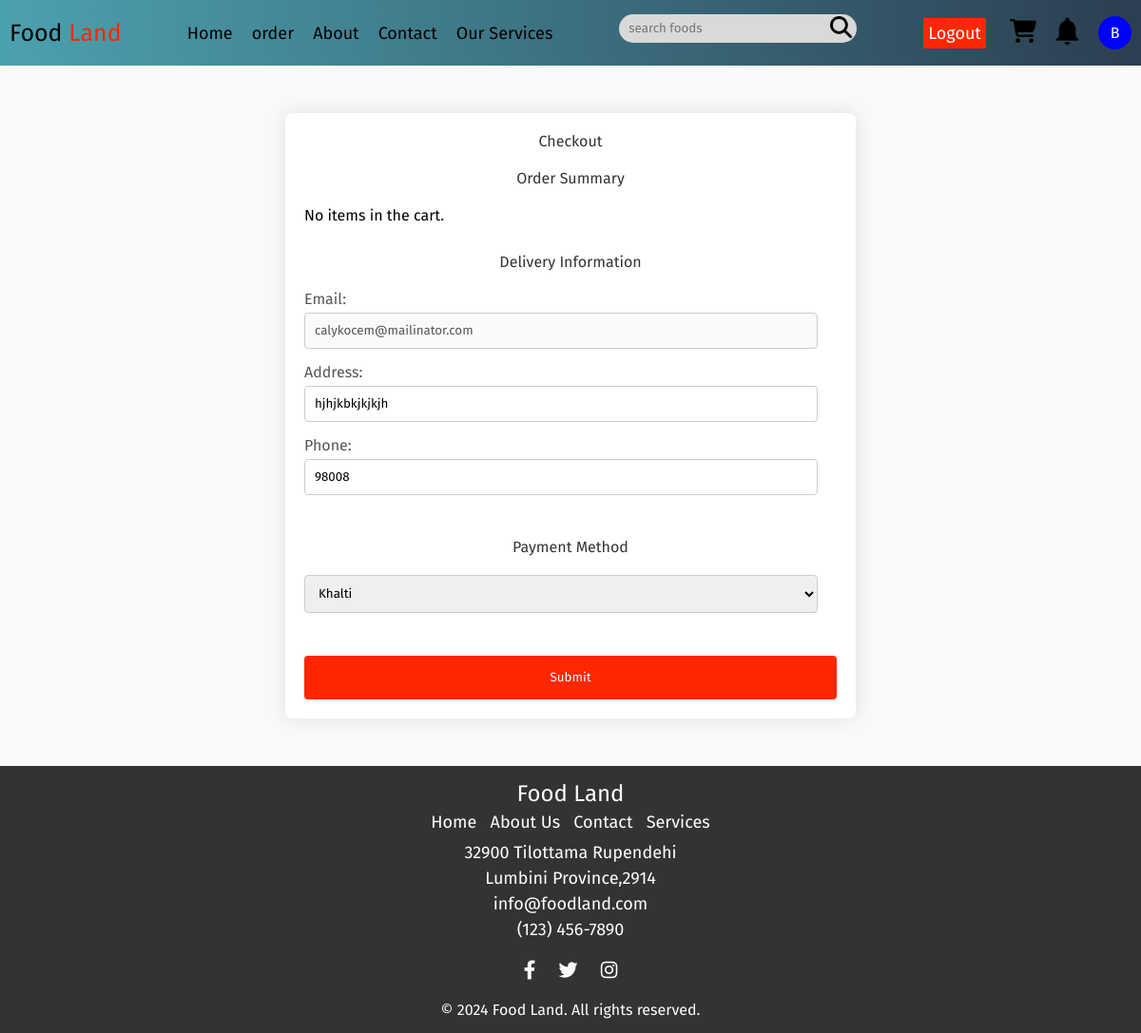
/services/checkOutOrders.php (signed in), run on the app's committed database.
### tables this page shows
CREATE TABLE `users` (
  `id` varchar(100) NOT NULL DEFAULT uuid(),
  `name` varchar(20) NOT NULL,
  `email` varchar(50) NOT NULL,
  `number` varchar(10) NOT NULL,
  `password` varchar(255) NOT NULL,
  `address` varchar(500) NOT NULL,
  `gender` varchar(10) DEFAULT NULL,
  `verified` tinyint(1) DEFAULT NULL,
  `dob` date DEFAULT NULL,
  `otp` int(11) DEFAULT NULL
);

### services/checkOutOrders.php (the view, shortened to what this page needs)
<?php
include('../components/fetchdata.php');
$error = [];
$sql = "SELECT * FROM users WHERE id='$userId'";
$checkquery = mysqli_query($conn, $sql);
if (mysqli_num_rows($checkquery) > 0) {
    $fetch_user = mysqli_fetch_assoc($checkquery);
    $email = $fetch_user['email'];
    if (empty($fetch_user['number']) || empty($fetch_user['address']) || empty($fetch_user['gender']) || empty($fetch_user['dob'])) {
        $error[] = 'Please update your profile';
    } else {
        $number = $fetch_user['number'];
        $address = $fetch_user['address'];
    }
} else {
    $error[] = 'Error fetching user data';
}
?>
<!DOCTYPE html>
<html lang="en">
<head>
</head>
<body>
    <?php include ('../components/navbar.php');?>
    <div class="checkoutcontainer">
        <form action="" method="POST">
            <div class="heading">Checkout</div>
            <section class="order-summary checkoutsection">
                <div class="heading">Order Summary</div>
                <?php
                $sql = "SELECT * FROM carts WHERE userid='$userId'";
                $query = mysqli_query($conn, $sql);
                if ($query && mysqli_num_rows($query) > 0) {
                    $totalCost = 0;
                    while ($fetchProduct = mysqli_fetch_assoc($query)) {
                        $productName = $fetchProduct['name'];
                        $quantity = $fetchProduct['quantity'];
                        $price = $fetchProduct['price'];
                        $subtotal = $quantity * $price;
                        $totalCost += $subtotal;
                        echo "<p>$productName x $quantity - Rs." . number_format($subtotal, 2) . "</p>";
                    }
                    echo "<p>Total: Rs." . number_format($totalCost, 2) . "</p>";
                } else {
                    echo "<p>No items in the cart.</p>";
                }
                ?>
            </section>
            <section class="delivery-information checkoutsection">
                <div class="heading">Delivery Information</div>
                <label class="checkhoutlabel">Email:</label>
                <input type="email" name="email" class="checkoutinput-field" value="<?php echo ($email) ? $email : ''; ?>" required disabled>
                <label class="checkhoutlabel">Address:</label>
                <input type="text" name="address" class="checkoutinput-field" value="<?php echo ($address) ? $address : ''; ?>" required>
                <label class="checkhoutlabel">Phone:</label>
                <input type="number" name="phone" class="checkoutinput-field" value="<?php echo ($number) ? $number : ''; ?>" required>
            </section>
            <section class="payment-options checkoutsection">
                <div class="heading">Payment Method</div>
                <select name="paymentmethod" class="checkoutselect-fileld">
                    <option value="khalti">Khalti</option>
                </select>
            </section>
            <input type="submit" name="placeOrder" class="submit">
        </form>
    </div>
    <?php include ('../components/footer.php');?>
</body>
</html>

### components/navbar.php (shortened to what this page needs)
<!DOCTYPE html>
<html lang="en">
<head>
</head>
<body>
    <?php
    require('../components/fetchdata.php');
    ?>
    <div style="display: flex; margin:0 auto;background: linear-gradient(90deg, #4ca1af, #2c3e50);">
        <nav>
            <div class="logo">
                <a href="../pages/home.php"> Food <span>Land</span></a>
            </div>
            <div class="right_nav">
                <ul class='menu'>
                    <li><a href="../pages/home.php">Home</a></li>
                    <?php
                     if (isset($userId)) {
                    echo '<li><a href="../pages/Orders.php">order</a></li>';
                     }
                     ?>
                    <li><a href="../pages/about_more_page.php">About</a></li>
                    <li><a href="../pages/contact.php">Contact</a></li>
                    <li><a href="../pages/services.php">Our Services</a></li>
                </ul>
                <div class='search_bar'>
                    <form action="" method="POST">
                        <input type="text" class="nav_input" placeholder="search foods">
                        <button  type="submit"><img src="../assets/search.png" alt="" style="height:23px;"></button>
                    </form>
                </div>
                <ul class='user'>
                    <li>
                        <?php
                        if (isset($userId)) {
                            echo '<button class="nav_btn"><a href="../components/user_logout.php" style="color: white;">Logout</a></button>';
                        } else {
                            echo '<button class="nav_btn" style="margin-right: 5px;"><a href="../pages/signup.php"  style="color: white;">Signup</a></button>';
                            echo '<button class="nav_btn" ><a href="../pages/login.php" style="color: white;">Login</a></button>';
                        }
                        ?>
                    </li>
                    <li>
                <?php
    if(!isset($userId)){
        echo '<a href="../pages/cart.php"><img src="../assets/cart.png" alt="cart_icon" style="height:25px;" id="toggle_cart"></a>';
    } else {
        echo '<a href="../pages/cart.php"><img src="../assets/cart.png" alt="cart_icon" style="height:25px;" id="toggle_cart"></a>';
    }
?>  </li>
         <li>
            <?php
              if(isset($userId)){
              echo' <a href="../pages/notification.php"><img src="../assets/notification.png" alt="" style="height:35px"></a>';
              }
          ?>
        </li>
                    <?php if (isset($userName)) : ?>
                        <li id="profile">
                            <a href="../pages/profile.php">
                                <?php
                                $firstLetter = strtoupper(substr($userName, 0, 1));
                                ?>
                                <div style='width: 35px; height: 35px; border-radius: 50%; background-color: blue; color: white; display: flex; justify-content: center; align-items: center;'>
                                    <?php echo $firstLetter; ?>
                                </div>
                            </a>
                        </li>
                    <?php endif; ?>
                </ul>
            </div>
        </nav>
    </div>
</body>

### services/checkOutOrders.php (style rules this page uses)
body { font-family: Arial, sans-serif; margin: 0; padding: 0; background-color: #f9f9f9; }
.checkoutcontainer { max-width: 600px; margin: 50px auto; padding: 20px; background-color: #fff; border-radius: 8px; box-shadow: 0 0 20px rgba(0, 0, 0, 0.1); }
.heading { color: #333; text-align: center; margin-bottom: 20px; }
.checkoutsection { margin-bottom: 30px; }
.checkhoutlabel { display: block; margin-bottom: 5px; color: #555; }
.checkoutinput-field, .checkoutselect-fileld { width: calc(100% - 20px); padding: 10px; margin-bottom: 15px; border: 1px solid #ccc; border-radius: 4px; box-sizing: border-box; }
.submit { display: block; width: 100%; padding: 15px; background-color: #FF2700; color: #fff; border: none; border-radius: 4px; cursor: pointer; transition: background-color 0.3s ease; }
.order-summary p, .delivery-information p, .payment-options p { margin: 10px 0; }

### components/navbar.php (style rules this page uses)
* { margin: 0; padding: 0; box-sizing: border-box; font-family: "Fira Sans", sans-serif; font-weight: 400; font-style: normal; }
.logo span { color: #FF2700; }
nav { width: 100%; max-width: 1400px; padding: 15px 10px; margin: 0 auto; }
.menu { font-size: 18px; gap: 20px; }
nav { z-index: 999; }
nav, .menu, .user { display: flex; align-items: center; justify-content: space-between; }
.user { gap: 15px; }
.menu li, .user li { list-style: none; cursor: pointer; }
.menu li a, .user li a { text-decoration: none; color: black; }
.logo a { text-decoration: none; color: black; font-size: 25px; }
.nav_btn { background-color: #FF2700; border: none; outline: none; cursor: pointer; font-size: 18px; padding: 5px; }
.nav_input { border: none; outline: none; background-color: transparent; width: 90%; height: 80%; border-radius: 23px; padding: 5px; }
.search_bar form { width: 250px; height: 30px; background-color: #D9D9D9; border-radius: 25px; padding: 3px 5px; display: flex; align-items: center; justify-content: space-between; }
.right_nav { display: none; gap: 70px; }
#profile { display: flex; align-items: center; }
#toggle_cart, #toggle_btn { margin-left: 10px; height: 25px; }
.search_bar img { cursor: pointer; }
.search_bar button { border: none; outline: none; background: none; }

### components/footer.php (style rules this page uses)
body { font-family: Arial, sans-serif; margin: 0; padding: 0; }
a { cursor: pointer; }

### data on the page
users: name "B", email "calykocem@mailinator.com", address "hjhjkbkjkjkjh", phone "98008"
